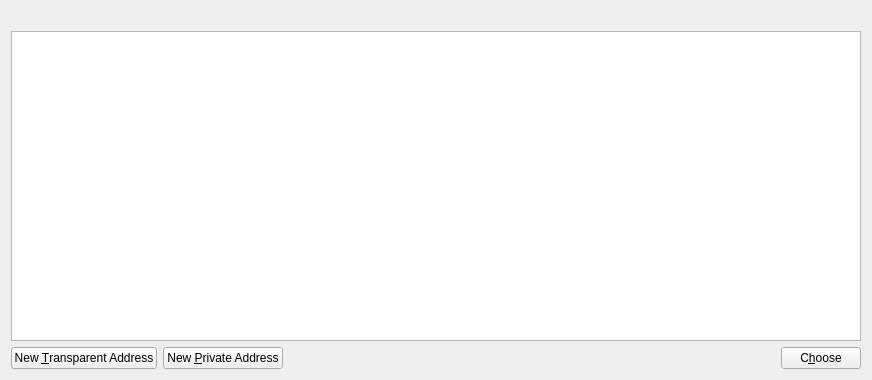
<?xml version="1.0" encoding="UTF-8"?>
<ui version="4.0">
 <class>AddressBookDialog</class>
 <widget class="QWidget" name="AddressBookDialog">
  <property name="windowModality">
   <enum>Qt::WindowModal</enum>
  </property>
  <property name="geometry">
   <rect>
    <x>0</x>
    <y>0</y>
    <width>872</width>
    <height>380</height>
   </rect>
  </property>
  <layout class="QVBoxLayout" name="verticalLayout">
   <item>
    <widget class="QLabel" name="labelExplanation">
     <property name="textFormat">
      <enum>Qt::PlainText</enum>
     </property>
     <property name="wordWrap">
      <bool>true</bool>
     </property>
    </widget>
   </item>
   <item>
    <widget class="QTableView" name="tableView">
     <property name="contextMenuPolicy">
      <enum>Qt::CustomContextMenu</enum>
     </property>
     <property name="toolTip">
      <string/>
     </property>
     <property name="tabKeyNavigation">
      <bool>false</bool>
     </property>
     <property name="alternatingRowColors">
      <bool>true</bool>
     </property>
     <property name="selectionMode">
      <enum>QAbstractItemView::SingleSelection</enum>
     </property>
     <property name="selectionBehavior">
      <enum>QAbstractItemView::SelectRows</enum>
     </property>
     <property name="sortingEnabled">
      <bool>true</bool>
     </property>
     <attribute name="verticalHeaderVisible">
      <bool>false</bool>
     </attribute>
    </widget>
   </item>
   <item>
    <layout class="QHBoxLayout" name="horizontalLayout">
     <item>
      <widget class="QPushButton" name="newSendingTAddress">
       <property name="toolTip">
        <string>Create a new address</string>
       </property>
       <property name="text">
        <string>New &amp;Transparent Address</string>
       </property>
       <property name="icon">
        <iconset resource="../bitcoin.qrc">
         <normaloff>:/images/add1</normaloff>:/images/add1</iconset>
       </property>
       <property name="autoDefault">
        <bool>false</bool>
       </property>
      </widget>
     </item>
     <item>
      <widget class="QPushButton" name="newReceivingZAddress">
       <property name="toolTip">
        <string>Create a new address</string>
       </property>
       <property name="text">
        <string>New &amp;Private Address</string>
       </property>
       <property name="icon">
        <iconset resource="../bitcoin.qrc">
         <normaloff>:/images/add2</normaloff>:/images/add2</iconset>
       </property>
       <property name="autoDefault">
        <bool>false</bool>
       </property>
      </widget>
     </item>
     <item>
      <spacer name="horizontalSpacer">
       <property name="orientation">
        <enum>Qt::Horizontal</enum>
       </property>
       <property name="sizeHint" stdset="0">
        <size>
         <width>40</width>
         <height>20</height>
        </size>
       </property>
      </spacer>
     </item>
     <item>
      <widget class="QPushButton" name="closeButton">
       <property name="sizePolicy">
        <sizepolicy hsizetype="Minimum" vsizetype="Minimum">
         <horstretch>0</horstretch>
         <verstretch>0</verstretch>
        </sizepolicy>
       </property>
       <property name="text">
        <string>C&amp;hoose</string>
       </property>
       <property name="autoDefault">
        <bool>false</bool>
       </property>
      </widget>
     </item>
    </layout>
   </item>
  </layout>
 </widget>
 <resources>
  <include location="../bitcoin.qrc"/>
 </resources>
 <connections/>
</ui>
